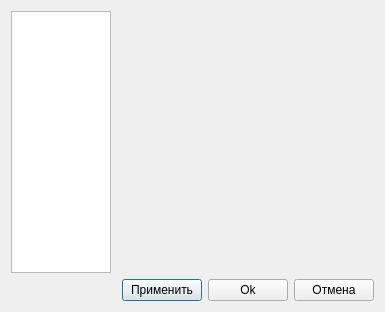
<?xml version="1.0" encoding="UTF-8"?>
<ui version="4.0">
 <class>mainProperty</class>
 <widget class="QDialog" name="mainProperty">
  <property name="geometry">
   <rect>
    <x>0</x>
    <y>0</y>
    <width>385</width>
    <height>312</height>
   </rect>
  </property>
  <property name="windowTitle">
   <string>Dialog</string>
  </property>
  <layout class="QVBoxLayout" name="verticalLayout">
   <item>
    <layout class="QHBoxLayout" name="horizontalLayout_2">
     <item>
      <widget class="QListWidget" name="listWidget">
       <property name="sizePolicy">
        <sizepolicy hsizetype="Fixed" vsizetype="Minimum">
         <horstretch>0</horstretch>
         <verstretch>0</verstretch>
        </sizepolicy>
       </property>
       <property name="minimumSize">
        <size>
         <width>100</width>
         <height>250</height>
        </size>
       </property>
       <property name="maximumSize">
        <size>
         <width>100</width>
         <height>16777215</height>
        </size>
       </property>
       <property name="viewMode">
        <enum>QListView::IconMode</enum>
       </property>
      </widget>
     </item>
     <item>
      <widget class="QStackedWidget" name="sw_main">
       <property name="currentIndex">
        <number>0</number>
       </property>
       <widget class="QWidget" name="page_2">
        <zorder>listWidget</zorder>
        <zorder>btn_ok</zorder>
       </widget>
      </widget>
     </item>
    </layout>
   </item>
   <item>
    <layout class="QHBoxLayout" name="horizontalLayout">
     <item>
      <spacer name="horizontalSpacer">
       <property name="orientation">
        <enum>Qt::Horizontal</enum>
       </property>
       <property name="sizeHint" stdset="0">
        <size>
         <width>40</width>
         <height>20</height>
        </size>
       </property>
      </spacer>
     </item>
     <item>
      <widget class="QPushButton" name="btn_apply">
       <property name="text">
        <string>Применить</string>
       </property>
       <property name="icon">
        <iconset>
         <normaloff>:/im/images/refresh.png</normaloff>:/im/images/refresh.png</iconset>
       </property>
      </widget>
     </item>
     <item>
      <widget class="QPushButton" name="btn_ok">
       <property name="text">
        <string>Ok</string>
       </property>
       <property name="icon">
        <iconset>
         <normaloff>:/im/images/ok.png</normaloff>:/im/images/ok.png</iconset>
       </property>
      </widget>
     </item>
     <item>
      <widget class="QPushButton" name="btn_cancel">
       <property name="text">
        <string>Отмена</string>
       </property>
       <property name="icon">
        <iconset>
         <normaloff>:/im/images/minus2.png</normaloff>:/im/images/minus2.png</iconset>
       </property>
      </widget>
     </item>
    </layout>
   </item>
  </layout>
 </widget>
 <resources/>
 <connections/>
</ui>
